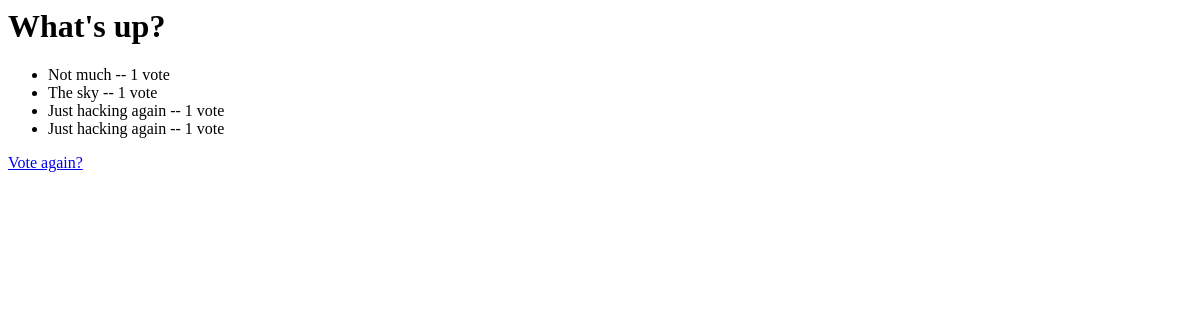
The app's page /polls/1/results/, older data.
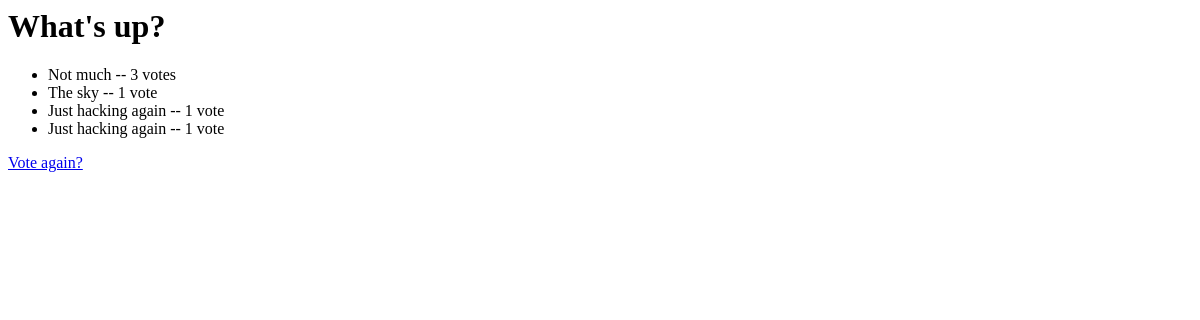
The same page, newer data.
### polls/models.py (models this page shows, shortened)
class Choice(models.Model):
    question = models.ForeignKey(Question, on_delete=models.CASCADE)
    choice_text = models.CharField('内容', max_length=200)
    votes = IntegerField(default=0)

### polls/views.py (the view)
# urls.py: path('<int:pk>/results/', views.ResultsView.as_view(), name='results'),
class ResultsView(DetailView):
    model = Question
    template_name = "polls/result.html"

### polls/views.py (called while the page is built)
    def get_queryset(self):
        return Question.objects.filter(pub_date__lte=timezone.now())

### polls/templates/polls/result.html
<h1>{{ question.question_text }}</h1>
<ul>
  {% for choice in question.choice_set.all %}
    <li>{{ choice.choice_text }}
      --
      {{ choice.votes }}
      vote{{ choice.votes|pluralize }}</li>
  {% endfor %}
</ul>
<a href="{% url 'polls:detail' question.id %}">Vote again?</a>

Row changes from the older to the newer data that the page shows:
changed Choice "Not much": votes "1" → "3"
